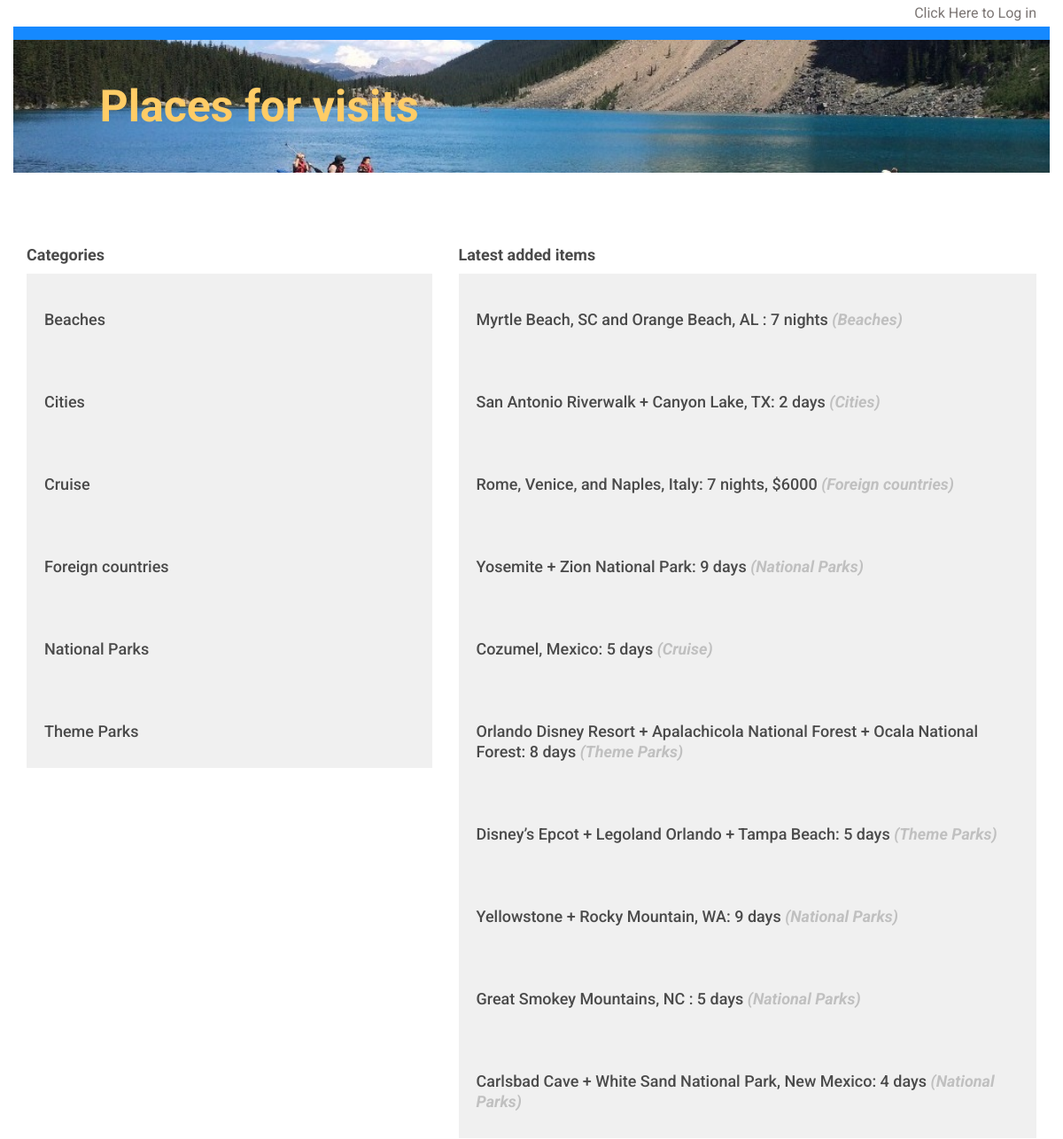
The page /category/ on the database its author committed.
### database_setup.py (models this page shows, shortened)
class Category(Base):
    __tablename__ = 'category'
    id = Column(Integer, primary_key=True)
    name = Column(String(250), nullable=False)
    user_id = Column(Integer, ForeignKey('user.id'))
    user = relationship(User)
    items = relationship('Item', cascade='all, delete-orphan')

class Item(Base):
    __tablename__ = 'item'
    name = Column(String(100), nullable=False)
    id = Column(Integer, primary_key=True)
    description = Column(String(800))
    price = Column(String(8))
    method = Column(String(250))
    category_id = Column(Integer, ForeignKey('category.id'))
    category = relationship(Category)
    user_id = Column(Integer, ForeignKey('user.id'))
    user = relationship(User)
    date = Column(DateTime, default=get_current_time,
        onupdate=get_current_time)
    file_name = Column(String(300))
    state = Column(String(14))

### places.py (the view)
@app.route('/')
@app.route('/category/')
def showCategorys():
    categorys = session.query(Category).order_by(asc(Category.name))
    latest_items = session.query(Item).order_by(
            desc(Item.date)).limit(10).all()
    if 'username' not in login_session:
        return render_template('publicCategorys.html',
                               categorys=categorys, latest_items=latest_items)
    else:
        return render_template('categorys.html',
                               categorys=categorys, latest_items=latest_items)

### templates/publicCategorys.html (shortened to what this page needs)
{% extends "main.html" %}
{% block content %}
	<div class="row top-menu">
		<div class="col-md-10"></div>
		<div class="col-md-2 text-right">
			<a href="{{url_for('showLogin')}}">Click Here to Log in </a>
		</div>
	</div>
	<div class="row divider blue">
		<div class="col-md-12"></div>
	</div>
	<div class="row banner main">
		<div class="col-md-1"></div>
		<div class="col-md-11 padding-none">
			<h1><font color="#FFCC66">Places for visits</font></h1>
		</div>
	</div>
	<div class="row padding-top padding-bottom">
		<div class="col-md-1"></div>
		<div class="col-md-10 padding-none"></div>
		<div class="col-md-1"></div>
	</div>
	<div class = "row">
		<div class ="col-md-5">
		<h3> <b> Categories </b></h3>
		{% for category in categorys %}
			<a href = "{{url_for('showCategoryItems', category_id = category.id)}}">
				<div class="col-md-1"></div>
					<div class="category-list">
						<h3>{{category.name}}</h3>
					</div>
				<div class="col-md-1"></div>
			</a>
		{% endfor %}
		</div>
		<div class ="col-md-7">
		<h3> <b> Latest added items </b></h3>
		{% for item in latest_items %}
			<a href = "{{url_for('showItem', category_id = item.category_id, item_id= item.id)}}">
				<div class="col-md-1"></div>
					<div class="category-list">
						<h3>{{item.name}}<font color="#C0C0C0">&nbsp<i>({{item.category.name}})</i></font></h3>
					</div>
				<div class="col-md-1"></div>
			</a>
		{% endfor %}
		</div>
	</div>
{% endblock %}

### templates/main.html (shortened to what this page needs)
<!DOCTYPE html>
<html lang="en">
	<head>
		<link rel="stylesheet" href="//netdna.bootstrapcdn.com/bootstrap/3.1.1/css/bootstrap.min.css">
		<link rel=stylesheet type=text/css href="{{ url_for('static', filename='styles.css') }}">
	</head>
	<body>
		<div class="container">
			{% block content %}
			{% endblock %}
		</div>
	</body>
</html>

### static/styles.css (style rules this page uses)
* { font-family: "Helvetica Neue Bold", Roboto, Helvetica, Arial, sans-serif; font-weight: 700; }
h1 { font-family: "Helvetica Neue Light", Roboto, Helvetica, Arial, sans-serif; font-size: 50px; color: #FFCC66; line-height: 60px; font-weight: 600; }
h3 { font-size: 18px; color: #4A4A4A; line-height: 23px; }
a { font-size: 14px; color: #0093B9; line-height: 17px; }
.padding-top { padding-top: 30px; }
.padding-bottom { padding-bottom: 30px; }
.padding-none { padding: 0; }
.top-menu { padding-top: 5px; padding-bottom: 5px; }
.top-menu a { margin-bottom: 0; line-height: 16px; font-size: 16px; color: #7B7573; font-weight: 400; }
.divider { height: 15px; }
.divider.blue { background-color: #1589FF; }
.banner.main { height: 150px; background: url("/static/top-banner.jpg"); background-position: right; background-repeat: no-repeat; background-size: cover; }
.banner h1 { margin: 45px 0; }
.category-list { background-color: #F0F0F0; padding: 20px; u }

### rows shown on the page
Category: name "Beaches"
Category: name "Cities"
Category: name "Cruise"
Category: name "Foreign countries"
Category: name "National Parks"
Category: name "Theme Parks"
Item: name "Myrtle Beach, SC and Orange Beach, AL : 7 nights", category.name "Beaches"
Item: name "San Antonio Riverwalk + Canyon Lake, TX: 2 days", category.name "Cities"
Item: name "Rome, Venice, and Naples, Italy: 7 nights, $6000", category.name "Foreign countries"
Item: name "Yosemite + Zion National Park: 9 days", category.name "National Parks"
Item: name "Cozumel, Mexico: 5 days", category.name "Cruise"
Item: name "Orlando Disney Resort + Apalachicola National Forest + Ocala National Forest: 8 days", category.name "Theme Parks"
Item: name "Disney’s Epcot + Legoland Orlando + Tampa Beach: 5 days", category.name "Theme Parks"
Item: name "Yellowstone + Rocky Mountain, WA: 9 days", category.name "National Parks"
Item: name "Great Smokey Mountains, NC : 5 days", category.name "National Parks"
Item: name "Carlsbad Cave + White Sand National Park, New Mexico: 4 days", category.name "National Parks"
